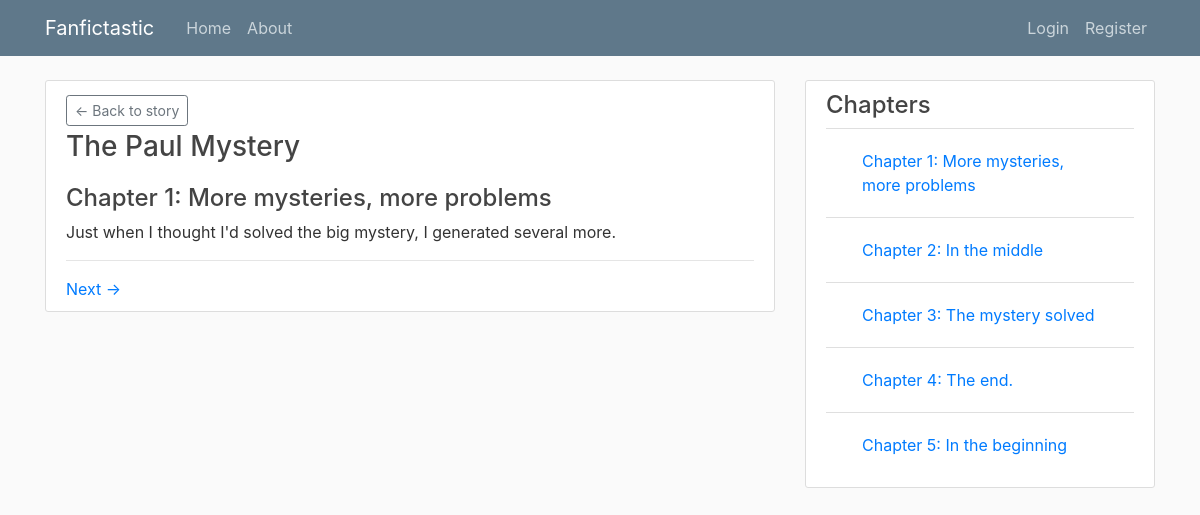
Page /5/chapters/1/ on the committed database.
### stories/models.py (models this page shows, shortened)
class Chapter(models.Model):
    story = models.ForeignKey(
        Story,
        related_name='chapters',
        on_delete=models.CASCADE
    )
    title = models.CharField(max_length=100)
    content = models.TextField()
    number = models.PositiveIntegerField()
    date_published = models.DateTimeField(default=timezone.now)
    class Meta:
        ordering = ['number']
        unique_together = ('story', 'number')

class Story(models.Model):
    STATUS_CHOICES = [
        ('draft', 'Draft (private)'),
        ('published', 'Published'),
    ]
    title = models.CharField(max_length=100)
    author = models.ForeignKey(User, on_delete=models.CASCADE, related_name='stories')
    summary = models.TextField(max_length=500)
    fandom = models.CharField(max_length=100)
    genre = models.ForeignKey(Genre, on_delete=models.SET_NULL, null=True, related_name='stories')
    status = models.CharField(
        max_length=20,
        choices=STATUS_CHOICES,
        default='draft'
    )
    date_published = models.DateTimeField(default=timezone.now)
    cover_image = models.ImageField(
        upload_to='covers/',
        storage=MediaCloudinaryStorage(),
        blank=True,
        null=True
    )

### stories/views.py (the view)
# urls.py: path("<int:story_id>/chapters/<int:number>/", ChapterDetailView.as_view(), name="chapter-detail"),
class ChapterDetailView(DetailView):
    model = Chapter
    template_name = "stories/chapter_detail.html"
    def get_object(self):
        story_id = self.kwargs["story_id"]
        number = self.kwargs["number"]
        return get_object_or_404(
            Chapter,
            story_id=story_id,
            number=number
        )
    def get_context_data(self, **kwargs):
        context = super().get_context_data(**kwargs)
        context['title'] = f"{self.object.story.title} - Chapter {self.object.number}: {self.object.title}"
        return context

### stories/templates/stories/chapter_detail.html (shortened to what this page needs)
{% extends "stories/base.html" %}
{% block content %}
<div class="content-section">
<a class="btn btn-outline-secondary btn-sm mt-1 mb-1" href="{% url 'story-detail' object.story.id %}">
      ← Back to story
    </a>
<h1> <a class="article-title" href="{% url 'story-detail' object.story.id %}">{{ object.story.title }}</a></h1>
<h2>Chapter {{ object.number }}: {{ object.title }}</h2>
<div>
  {{ object.content|linebreaks }}
</div>
<hr>
<nav>
  {% if object.number < object.story.chapters.count %}
    <a href="{% url 'chapter-detail' object.story.id object.number|add:'1' %}">
      Next →
    </a>
  {% endif %}
</nav>
</div>
{% endblock content %}
{% block sidebar %}
<div class="content-section">
        <h2>Chapters</h2>
        <ul class="list-group list-group-flush">
            {% for chapter in object.story.chapters.all %}
            <li class="list-group-item">
                <a class="nav-item nav-link" href="{% url 'chapter-detail' object.story.id chapter.number %}">
                    Chapter {{ chapter.number }}: {{ chapter.title }}
                </a>
            </li>
            {% empty %}
            <li>No chapters yet.</li>
            {% endfor %}
        </ul>
</div>
{% endblock %}

### stories/static/stories/main.css (style rules this page uses)
body { background: #fafafa; color: #333333; margin-top: 5rem; }
h1, h2, h3, h4, h5, h6 { color: #444444; }
h1 { font-size: 28px; padding-bottom: 12px; }
h2 { font-size: 24px; }
ul { margin: 0; }
.content-section { background: #ffffff; padding: 10px 20px; border: 1px solid #dddddd; border-radius: 3px; margin-bottom: 20px; }
.article-title { color: #444444; }

### rows in the picture
Chapter: story "The Paul Mystery", number "1", title "More mysteries, more problems", content "Just when I thought I'd solved the big mystery, I generated several more."
Chapter: number "2", title "In the middle"
Chapter: number "3", title "The mystery solved"
Chapter: number "4", title "The end."
Chapter: number "5", title "In the beginning"
